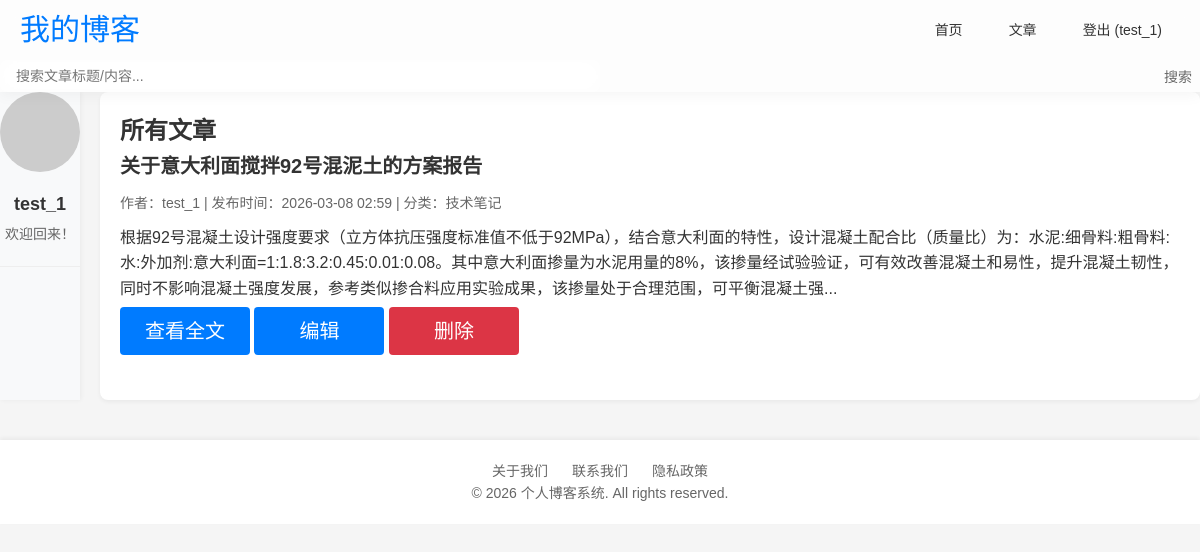
Page / (signed in) on the earlier database version.
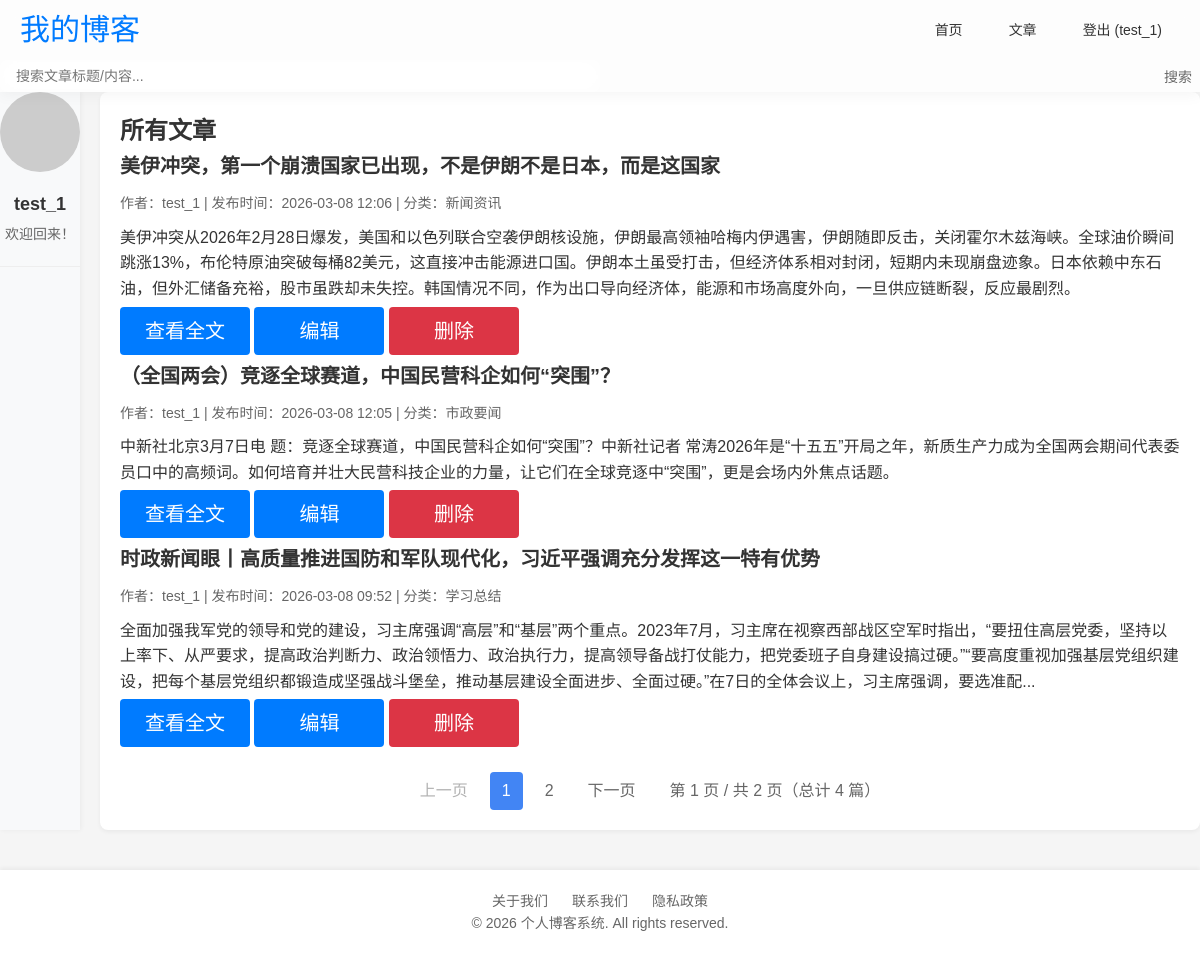
Same page on the later database version.
### app.py (models this page shows)
class User(UserMixin,db.Model):
    id = db.Column(db.Integer, primary_key=True)
    username = db.Column(db.String(20), unique=True, nullable=False)
    email = db.Column(db.String(120), unique=True, nullable=False)
    password = db.Column(db.String(60), nullable=False)

class Post(db.Model):
    id = db.Column(db.Integer,primary_key = True)                # 文章id
    title = db.Column(db.String(100),nullable = False)           # 文章标题
    content = db.Column(db.Text,nullable = False)                # 文章内容
    created_at = db.Column(db.DateTime,default = datetime.utcnow)# 创建时间
    updated_at = db.Column(db.DateTime,default = datetime.utcnow,updated_at = datetime.utcnow)# 更新时间
    user_id = db.Column(db.Integer,nullable = False)
    category_id = db.Column(db.Integer,nullable = False)

class Category(db.Model):
    id = db.Column(db.Integer, primary_key=True)
    name = db.Column(db.String(50), unique=True, nullable=False)

### app.py (the view)
@app.route('/')
def index():
    search_query = request.args.get('search','')
    page = request.args.get(get_page_parameter(),type = int,default = 1)
    pre_page = app.config['POSTS_PRE_PAGE']
    post_query = Post.query.order_by(Post.created_at.desc()) # 查询Post模型（文章表）的所有数据，按创建时间倒序排列，最新的放前面
    if search_query:
        post_query = post_query.filter(
            post_query.title.contanins() | post_query.content.contains(search_query)
        )
    pagination = post_query.paginate(
        page = page,        # 当前页码
        per_page = pre_page,# 每页显示数量
        error_out = False,  # 若页码超出范围，是否报错
        max_per_page = app.config['POSTS_PRE_PAGE'] # 最大每页显示数量
    )
    posts = pagination.items # 获取当前页码的文章列表
    for post in posts:# 可优化
        post.author = User.query.get(post.user_id) if post.user_id else None
        post.category = Category.query.get(post.category_id) if post.category_id else None
    return render_template("index.html",posts = posts,pagination = pagination,search_query = search_query)

### app.py (called while the page is built)
@login_manager.user_loader
def load_user(user_id):
    return User.query.get(int(user_id)) if user_id else None

### templates/index.html (shortened to what this page needs)
{% extends 'base.html' %}
{% block content %}
    <h2>所有文章</h2>
    {% if posts %}
        {% for post in posts %}
            <div class="post">
                <h3 class="post-title"><a href="{{ url_for('post', post_id=post.id) }}">{{ post.title }}</a></h3>
                <div class="post-meta">
                    作者：{{ post.author.username }} |
                    发布时间：{{ post.created_at.strftime('%Y-%m-%d %H:%M') }} |
                    {% if post.category %}分类：{{ post.category.name }}{% else %}无分类{% endif %}
                </div>
                <p>{{ post.content|striptags|truncate(200) }}</p>
                <a href="{{ url_for('post', post_id=post.id) }}" class="btn btn-primary">查看全文</a>
                {% if current_user == post.author %}
                    <a href="{{ url_for('edit', post_id=post.id) }}" class="btn btn-primary">编辑</a>
                    <a href="{{ url_for('delete', post_id=post.id) }}" class="btn btn-danger" onclick="return confirm('确定要删除吗？')">删除</a>
                {% endif %}
            </div>
        {% endfor %}
        <div class="pagination">
            {% if pagination.pages > 1 %}
                <a href="{{ url_for('index', page=pagination.prev_num, search=search_query) }}"
                {% if not pagination.has_prev %}style="pointer-events: none; opacity: 0.5;"{% endif %}>
                    上一页
                </a>
                {% for page_num in pagination.iter_pages(left_edge=1, right_edge=1, left_current=2, right_current=3) %}
                    {% if page_num %}
                        <a href="{{ url_for('index', page=page_num, search=search_query) }}"
                        class="{% if page_num == pagination.page %}active{% endif %}">
                            {{ page_num }}
                        </a>
                    {% else %}
                        <span>...</span>
                    {% endif %}
                {% endfor %}
                <a href="{{ url_for('index', page=pagination.next_num, search=search_query) }}"
                {% if not pagination.has_next %}style="pointer-events: none; opacity: 0.5;"{% endif %}>
                    下一页
                </a>
                <span>第 {{ pagination.page }} 页 / 共 {{ pagination.pages }} 页（总计 {{ pagination.total }} 篇）</span>
            {% endif %}
        </div>
    {% endif %}
{% endblock %}

### templates/base.html (shortened to what this page needs)
<!DOCTYPE html>
<html lang="zh-CN">
<head>
</head>
<body>
    <header class="header">
        <div class="container">
            <div class="header-content">
                <a href="{{ url_for('index') }}" class="logo">我的博客</a>
                <nav class="nav-links navbar-menu">
                    <a href="{{ url_for('index') }}">首页</a>
                    {% if current_user.is_authenticated %}
                        <a href="{{ url_for('create') }}">文章</a>
                        <a href="{{ url_for('logout') }}">登出 ({{ current_user.username }})</a>
                    {% else %}
                        <a href="{{ url_for('login') }}">登录</a>
                        <a href="{{ url_for('register') }}">注册</a>
                    {% endif %}
                </nav>
            </div>
            <div class="search-box">
                <form class="search-form" action="{{ url_for('index') }}" method="get">
                    <input type="text" name="search" class="search-input" placeholder="搜索文章标题/内容..." value="{{ search_query or '' }}">
                <button type="submit" class="search-btn">搜索</button>
                </form>
            </div>
        </div>
    </header>
    <main class="container main-content">
        <aside class="sidebar">
            {% if current_user.is_authenticated %}
            <div class="user-info">
                <img src="https://ui-avatars.com/api/?name={{ current_user.username }}&background=4285f4&color=fff" alt="头像" class="avatar">
                <div class="username">{{ current_user.username }}</div>
                <div class="user-desc">欢迎回来！</div>
            </div>
            {% endif %}
        </aside>
        <section class="content-area">
            {% block content %}{% endblock %}
        </section>
    </main>
    <footer class="footer">
        <div class="container">
            <div class="footer-links">
                <a href="#">关于我们</a>
                <a href="#">联系我们</a>
                <a href="#">隐私政策</a>
            </div>
            <p>&copy; 2026 个人博客系统. All rights reserved.</p>
        </div>
    </footer>
</body>
</html>

### templates/base.html (style rules this page uses)
* { margin: 0; padding: 0; box-sizing: border-box; }
body { font-family: -apple-system, BlinkMacSystemFont, "Segoe UI", Roboto, "Helvetica Neue", Arial, sans-serif; background-color: #f5f5f5; color: #333; line-height: 1.6; }
.container { margin: 0; padding: 0; box-sizing: border-box; list-style: none; text-decoration: none; font-family: "Microsoft Yahei", sans-serif; }
.header { background: rgba(255, 255, 255, 0.8); backdrop-filter: blur(10px); -webkit-backdrop-filter: blur(10px); box-shadow: 0 2px 15px rgba(0, 0, 0, 0.05); position: sticky; top: 0; z-index: 999; }
.header-content { max-width: 1200px; margin: 0 auto; display: flex; justify-content: space-between; align-items: center; padding: 0 20px; height: 60px; }
.logo { font-size: 30px; font-weight: 800px; color: #007bff; text-decoration: none; }
.navbar-menu { display: flex; gap: 10px; align-items: center; text-decoration: none; }
.nav-links a { color: #333; font-size: 14px; font-weight: 500; padding: 6px 18px; border-radius: 50px; transition: all 0.3s ease; text-decoration: none; }
.search-box { width: 50%; align-items: center; position:static; }
.search-form { display: flex; align-items: center; width: 100%; }
.search-input { width: 100%; padding: 8px 16px 8px 16px; border: none; border-radius: 8px; font-size: 14px; outline: none; transition: all 0.3s ease; background: rgba(255, 255, 255, 0.2); backdrop-filter: blur(10px); -webkit-backdrop-filter: blur(10px); color: #333; }
.search-btn { position: absolute; right: 8px; background: transparent; border: none; color: #666; cursor: pointer; font-size: 14px; transition: color 0.3s; }
.main-content { display: flex; gap: 20px; margin-bottom: 40px; }
.sidebar { width: 80px; background-color: #f8f9fa; transition: width 0.3s ease; overflow: hidden; box-shadow: 1px 0 5px rgba(0, 0, 0, 0.05); }
.user-info { text-align: center; margin-bottom: 20px; padding-bottom: 20px; border-bottom: 1px solid #eee; }
.avatar { width: 80px; height: 80px; border-radius: 50%; object-fit: cover; margin-bottom: 10px; }
.username { font-size: 18px; font-weight: 600; margin-bottom: 5px; }
.user-desc { font-size: 14px; color: #666; }
.content-area { flex: 1; background-color: #fff; border-radius: 8px; box-shadow: 0 2px 4px rgba(0,0,0,0.05); padding: 20px; }
.post-title { font-size: 20px; font-weight: 600; margin-bottom: 10px; }
.post-title a { color: #333; text-decoration: none; transition: color 0.3s; }
.post-meta { font-size: 14px; color: #666; margin-bottom: 10px; }
.pagination { display: flex; justify-content: center; align-items: center; margin-top: 20px; gap: 10px; }
.pagination a, .pagination span { padding: 6px 12px; border-radius: 4px; text-decoration: none; color: #666; transition: all 0.3s; }
.pagination .active { background-color: #4285f4; color: #fff; }
.footer { background-color: #fff; box-shadow: 0 -2px 4px rgba(0,0,0,0.05); padding: 20px 0; text-align: center; font-size: 14px; color: #666; }
.footer-links a { color: #666; text-decoration: none; margin: 0 10px; }
.btn { display: inline-block; padding: 8px 16px; margin: 5px 0; border: none; border-radius: 4px; cursor: pointer; font-size: 20px; width: 130px; text-decoration: none; text-align: center; transition: all 0.3s ease; }
.btn-primary { background-color: #007bff; color: #fff; }
.btn-danger { background-color: #dc3545; color: #fff; }

Differences in the rows shown:
no longer on this page (row unchanged): Post: title "关于意大利面搅拌92号混泥土的方案报告", author.username "test_1", created_at "2026-03-08 02:59", category.name "技术笔记", content "根据92号混凝土设计强度要求（立方体抗压强度标准值不低于92MPa），结合意大利面的特性，设计混凝土配合比（质量比）为：水泥:细骨料:粗骨料:水:外加剂:意大利面=1:1.8:3.2:0.45:0.01:0.08。其中意大利面掺量为水泥用量的8%，该掺量经试验验证，可有效改善混凝土和易性，提升混凝土韧性，同时不影响混凝土强度发展，参考类似掺合料应用实验成果，该掺量处于合理范围，可平衡混凝土强..."
added Post: title "美伊冲突，第一个崩溃国家已出现，不是伊朗不是日本，而是这国家", author.username "test_1", created_at "2026-03-08 12:06", category.name "新闻资讯", content "美伊冲突从2026年2月28日爆发，美国和以色列联合空袭伊朗核设施，伊朗最高领袖哈梅内伊遇害，伊朗随即反击，关闭霍尔木兹海峡。全球油价瞬间跳涨13%，布伦特原油突破每桶82美元，这直接冲击能源进口国。伊朗本土虽受打击，但经济体系相对封闭，短期内未现崩盘迹象。日本依赖中东石油，但外汇储备充裕，股市虽跌却未失控。韩国情况不同，作为出口导向经济体，能源和市场高度外向，一旦供应链断裂，反应最剧烈。"
added Post: title "（全国两会）竞逐全球赛道，中国民营科企如何“突围”？", author.username "test_1", created_at "2026-03-08 12:05", category.name "市政要闻", content "中新社北京3月7日电 题：竞逐全球赛道，中国民营科企如何“突围”？中新社记者 常涛2026年是“十五五”开局之年，新质生产力成为全国两会期间代表委员口中的高频词。如何培育并壮大民营科技企业的力量，让它们在全球竞逐中“突围”，更是会场内外焦点话题。"
added Post: title "时政新闻眼丨高质量推进国防和军队现代化，习近平强调充分发挥这一特有优势", author.username "test_1", created_at "2026-03-08 09:52", category.name "学习总结", content "全面加强我军党的领导和党的建设，习主席强调“高层”和“基层”两个重点。2023年7月，习主席在视察西部战区空军时指出，“要扭住高层党委，坚持以上率下、从严要求，提高政治判断力、政治领悟力、政治执行力，提高领导备战打仗能力，把党委班子自身建设搞过硬。”“要高度重视加强基层党组织建设，把每个基层党组织都锻造成坚强战斗堡垒，推动基层建设全面进步、全面过硬。”在7日的全体会议上，习主席强调，要选准配..."
Other differences:
{{ pagination.page }}: (not shown) → "1"
{{ pagination.pages }}: (not shown) → "2"
{{ pagination.total }}: (not shown) → "4"
text now shown: "上一页 下一页 第 页 / 共 页（总计 篇）"
new list line: "1"
new list line: "2"
